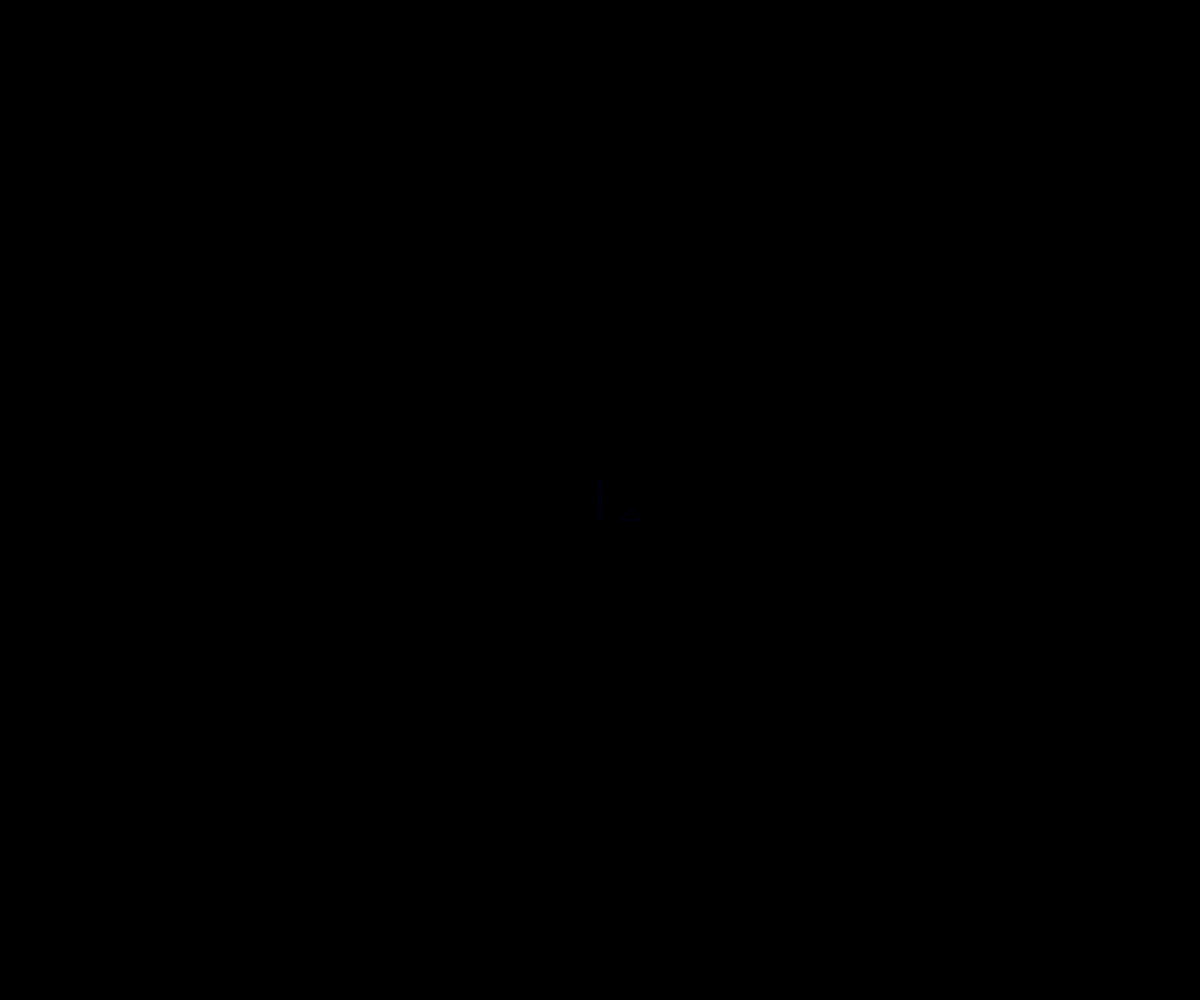
Frame 1 (no input)
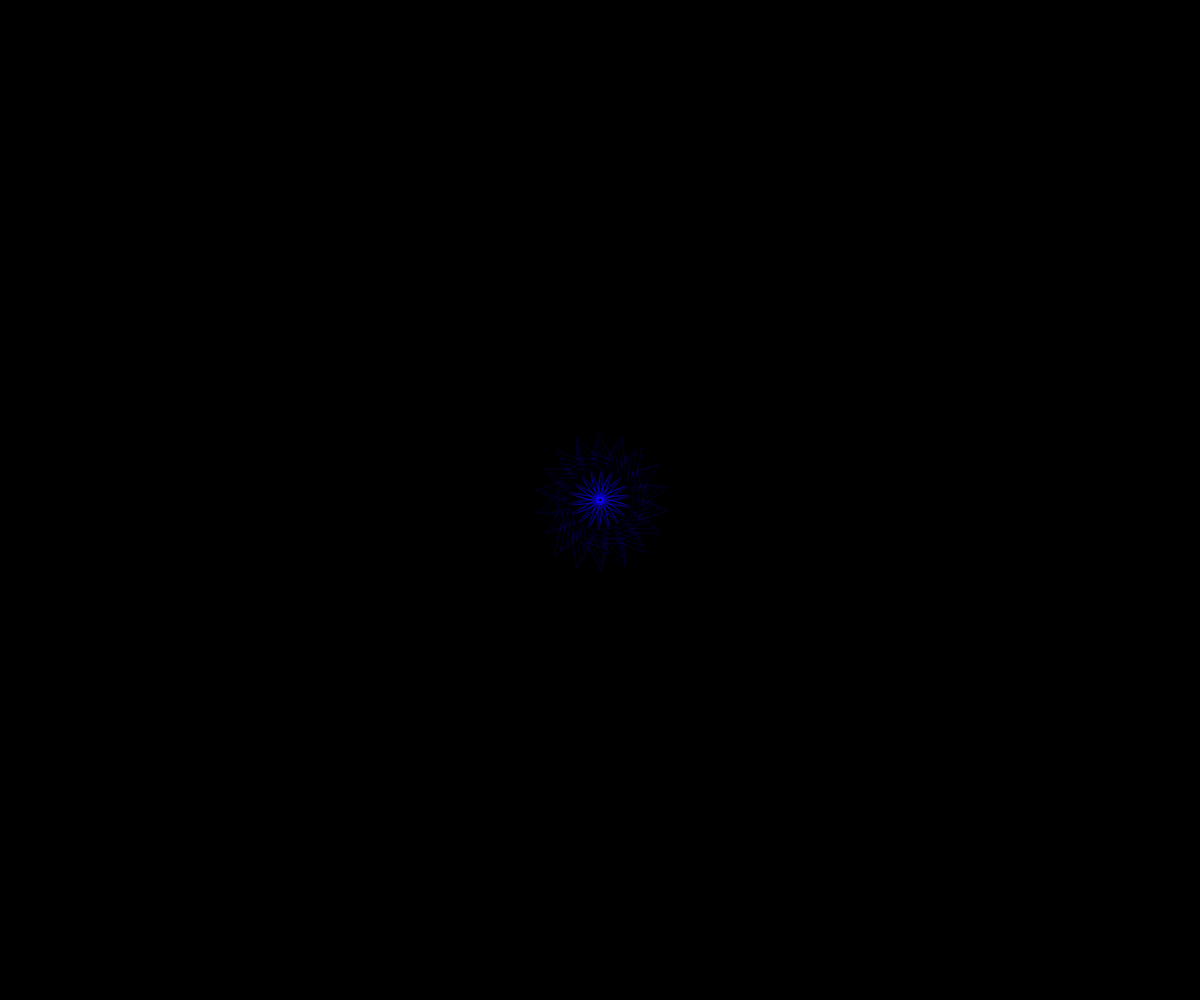
Frame 60 (no input)
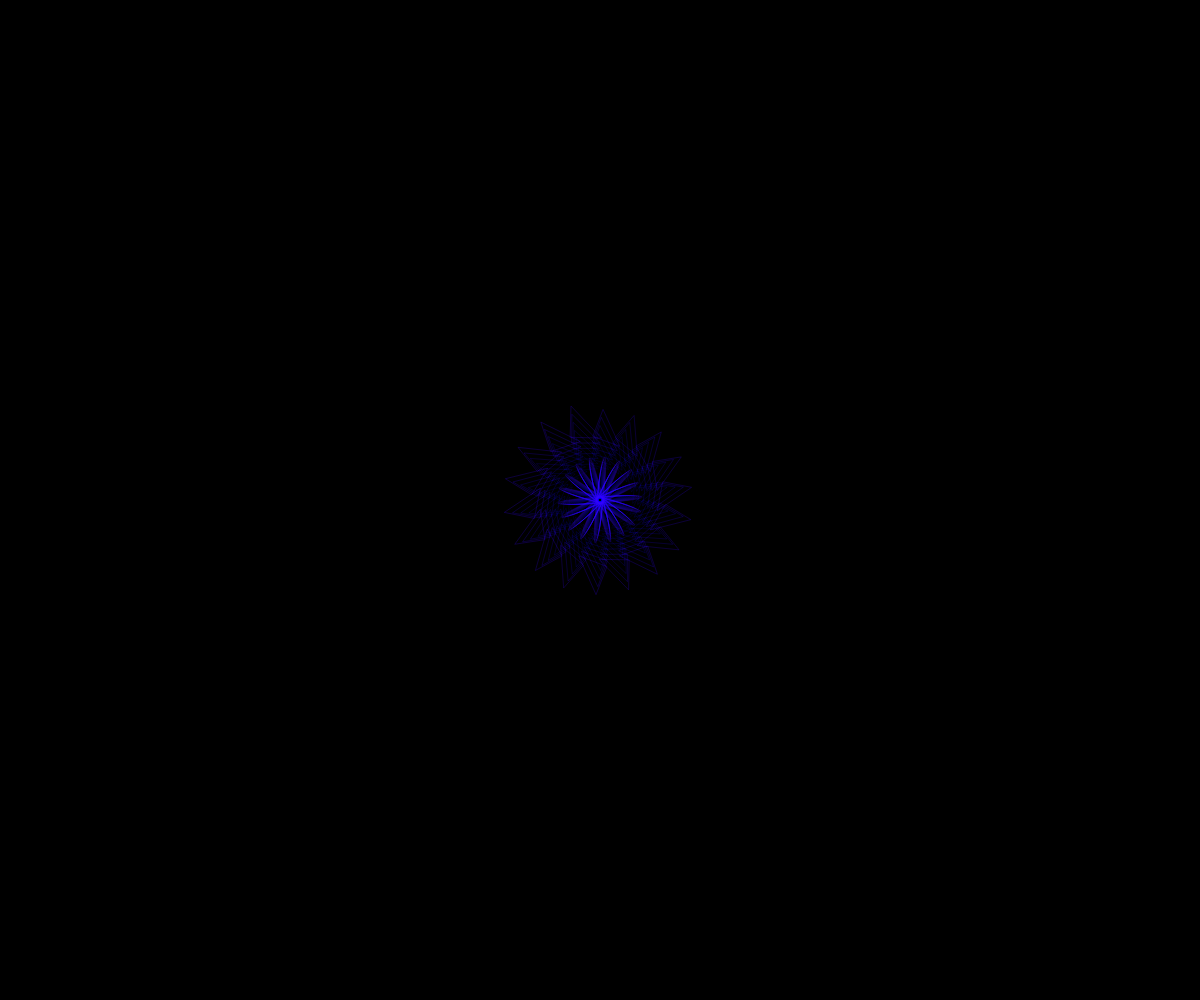
Frame 120 (the mouse pressed at the canvas centre since frame 60)

The p5.js sketch that drew these frames (run headless with seeded random() and noise() and a simulated clock; from frame 60 on, the mouse is pressed at the canvas centre):

// p5.js sketch
// ── sketch.js
function setup() {
  createCanvas(windowWidth, windowHeight);
  background(0);
  frameRate(20);
  
}

let rot = 0;
let scl = 1;

let r = 0;

function draw() {
  
  noFill();
  stroke(r, 0, 255);
  
  translate(width/2,height/2);
  rotate(rot*0.25);
  scale(scl*0.1);
  
  
  push();
  rotate(rot*0.1);
  ellipse(0,0,30,400);
  triangle(300,100,200,200,400,200);
  pop();
  
  push();
  stroke(0,150,r*0.1,random(100));
  translate(20,20);
  rotate(rot*0.1);
  scale(scl*0.1);
  line(-30,-30,30,30);
  pop();
  
  
  rot += 1;
  scl += 0.01;
  r += 0.5;
  
  if(frameCount > 3000){
    noLoop();
  }
}
